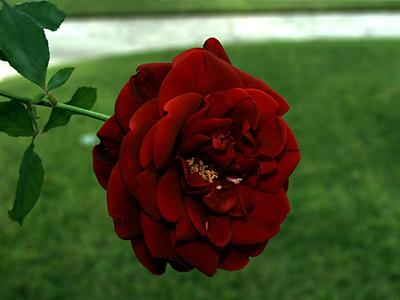
#> input picture datas/f3.jpg, 400 x 300 px
$ jupyter execute 'Numpy-图像处理-阈值处理.ipynb'   (shell and % lines are left out)
#> lines starting #> are read from the running program, lines starting #| are printed output that depends on the picture; after the words box and inside, x2 and y2 are one past the last pixel; in counts of white or black regions, pixels touching at a corner belong together
# 阈值处理

[cell 1]
import numpy as np
import imageio as imgio
import scipy as sci
import matplotlib.pyplot as plt
from scipy.signal import convolve2d
import skimage as ski
import skimage.color as skcolor
import skimage.io as skio
from scipy.ndimage.interpolation import zoom

[cell 2]
def simple_threshold(im, threshold=128):
    return ((im > threshold) * 255).astype("uint8")

[cell 3]
src = skio.imread('../datas/f3.jpg')
#> src is the input picture: shape (300, 400, 3); mean R, G, B 72.4, 78.6, 41.2
gray = ski.img_as_ubyte(skcolor.rgb2gray(src))
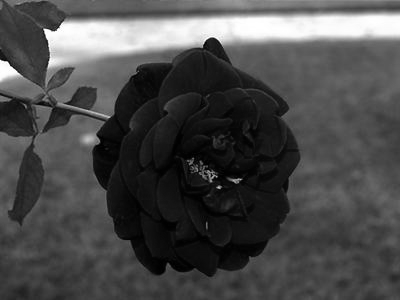
#> gray: shape (300, 400); min 0, max 255, mean 74.6

[cell 4]
dst = simple_threshold(gray,threshold=38)
#> in simple_threshold, `return ((im > threshold) * 255).astype("uint8")`:
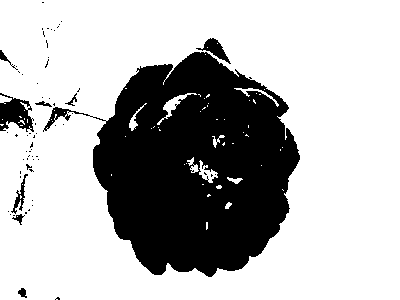
#> returned value: shape (300, 400); 70.8% white; 65 black regions (56 under 20 px), largest, box (x1, y1, x2, y2) and area: (43, 52, 300, 277) 33381, (0, 93, 34, 132) 768, (196, 38, 231, 64) 312

[cell 5]
plt.imshow(dst,'gray')

[cell 6]
def otsu_threshold(im):

    pixel_counts = [np.sum(im == i) for i in range(256)]
#> pixel_counts = 256 values, max 1867 at index 19, min 26 at index 176, mean 468.8
    # 得到图片的以0-255索引的像素值个数列表
    s_max = (0,-10)
    ss = []
    for threshold in range(256):
    # 遍历所有阈值，根据公式挑选出最好的

        # 更新
        w_0 = sum(pixel_counts[:threshold]) # 得到阈值以下像素个数
        w_1 = sum(pixel_counts[threshold:]) # 得到阈值以上像素个数

        mu_0 = sum([i * pixel_counts[i] for i in range(0,threshold)]) / w_0 if w_0 > 0 else 0
        # 得到阈值下所有像素的均值
        # 注意 if else 用法意义： 如果 w_0 > 0 则 mu_0 = sum/w_0 否则 mu_0 = 0
        mu_1 = sum([i * pixel_counts[i] for i in range(threshold, 256)]) / w_1 if w_1 > 0 else 0
        # 得到阈值上所有像素的均值

        # 根据公式计算
        s = 1.0 * w_0 * w_1 * (mu_0 - mu_1) ** 2
        # 直接使用w_0 * w_1可能会造成整数相乘溢出，所以先乘一个1.0变为浮点数
        ss.append(s)

        # 取最大的
        if s > s_max[1]:
            s_max = (threshold, s)
#> this loop made 256 passes
#> (w_0, w_1, mu_0, mu_1, s, s_max) on pass 1: (0, 120000, 0, 74.61, 0, (0, 0))
#> (w_0, w_1, mu_0, mu_1, s_max) on passes 2 to 7: (34, 119966, 0, 74.63, (1, 2.27e+10)), (312, 119688, 0.891, 74.81, (2, 2.04e+11)), (726, 119274, 1.52, 75.06, (3, 4.68e+11)), (1359, 118641, 2.21, 75.44, (4, 8.65e+11)), (2055, 117945, 2.82, 75.86, (5, 1.29e+12)), (2720, 117280, 3.35, 76.27, (6, 1.7e+12))
#> after the loop, s_max = (140, 3.36e+13); ss = 256 values, max 3.36e+13 at index 140, min 0 at index 0, mean 2.47e+13

    return s_max[0]

[cell 7]
thresh = otsu_threshold(gray)
#> thresh = 140
dst = simple_threshold(gray,threshold=thresh)
#> call 2 of simple_threshold, with threshold = 140
#> in simple_threshold (call 2), `return ((im > threshold) * 255).astype("uint8")`:
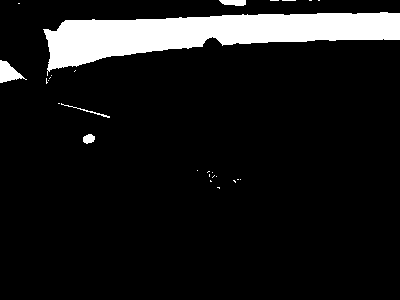
#> returned value: shape (300, 400); 9.8% white; 27 white regions (22 under 20 px), largest, box (x1, y1, x2, y2) and area: (43, 12, 400, 76) 11070, (0, 60, 27, 83) 322, (219, 0, 246, 6) 133, (83, 134, 95, 144) 90, (61, 103, 110, 118) 74
print(thresh)
#| 140

$ run again, with datas/f1.jpg copied over datas/f3.jpg
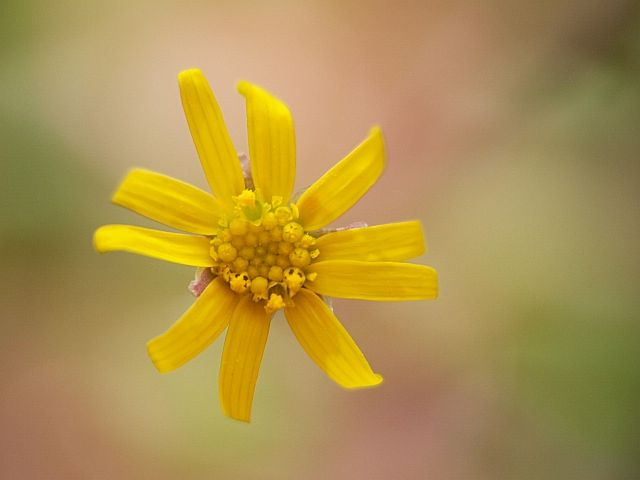
#> input picture datas/f1.jpg, 640 x 480 px
#> src is the input picture: shape (480, 640, 3); mean R, G, B 173.2, 145.8, 78.8
#> in simple_threshold, `return ((im > threshold) * 255).astype("uint8")`:
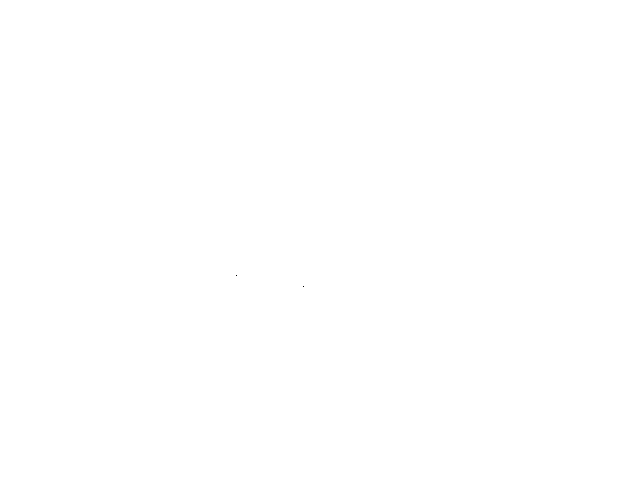
#> returned value: shape (480, 640); 100% white; black in thin lines or dots, all inside (x1, y1, x2, y2) = (236, 275, 304, 287)
#> pixel_counts = 256 values, max 5720 at index 152, min 0 at index 0, mean 1200
#> the loop in otsu_threshold, `for threshold in range(256):` made 256 passes
#> (w_0, w_1, mu_0, mu_1, s, s_max) on pass 1: (0, 307200, 0, 146.8, 0, (0, 0))
#> after the loop in otsu_threshold, `for threshold in range(256):`: s_max = (146, 3.87e+13); ss = 256 values, max 3.87e+13 at index 146, min 0 at index 0, mean 9.97e+12
#> thresh = 146
#> in simple_threshold (call 2), `return ((im > threshold) * 255).astype("uint8")`:
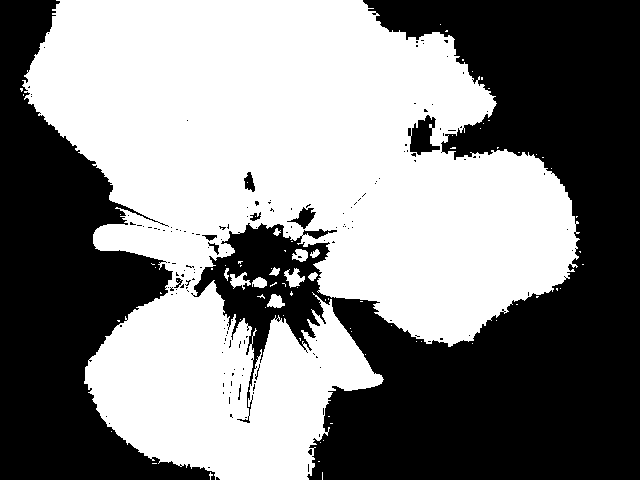
#> returned value: shape (480, 640); 51.7% white; 158 black regions (147 under 20 px), largest, box (x1, y1, x2, y2) and area: (191, 0, 640, 480) 99946, (0, 0, 215, 480) 46460, (408, 115, 440, 155) 718
#| 146

$ run again, with datas/f4.jpg copied over datas/f3.jpg
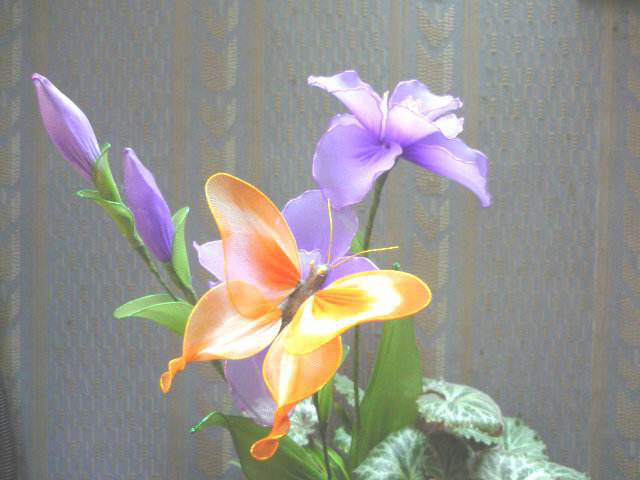
#> input picture datas/f4.jpg, 640 x 480 px
#> src is the input picture: shape (480, 640, 3); mean R, G, B 150.1, 147.8, 142.8
#> `gray = ski.img_as_ubyte(skcolor.rgb2gray(src))`:
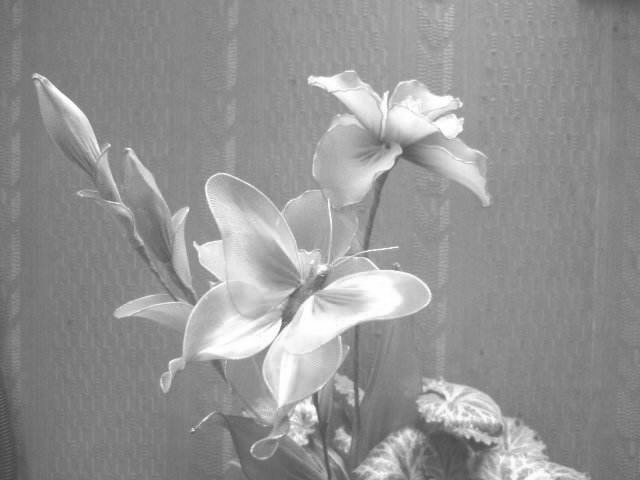
#> gray: shape (480, 640); min 66, max 255, mean 147.9
#> pixel_counts = 256 values, max 6882 at index 133, min 0 at index 0, mean 1200
#> the loop in otsu_threshold, `for threshold in range(256):` made 256 passes
#> (w_0, w_1, mu_0, mu_1, s, s_max) on pass 1: (0, 307200, 0, 147.9, 0, (0, 0))
#> after the loop in otsu_threshold, `for threshold in range(256):`: s_max = (173, 7.19e+13); ss = 256 values, max 7.19e+13 at index 173, min 0 at index 0, mean 2.73e+13
#> thresh = 173
#> in simple_threshold (call 2), `return ((im > threshold) * 255).astype("uint8")`:
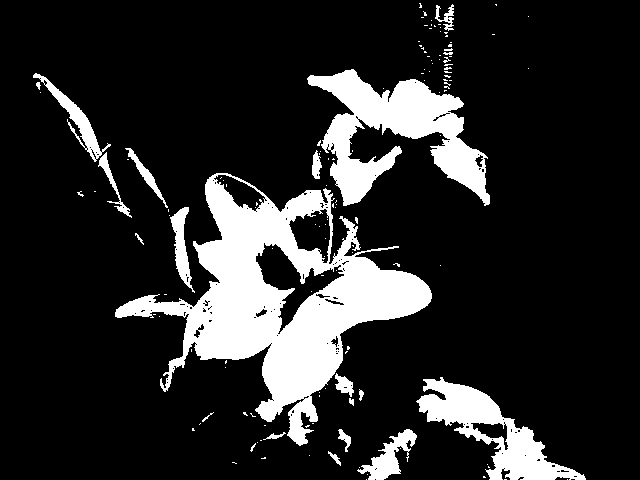
#> returned value: shape (480, 640); 16.4% white; 137 white regions (116 under 20 px), largest, box (x1, y1, x2, y2) and area: (115, 173, 432, 446) 28302, (307, 69, 490, 206) 10683, (416, 377, 586, 480) 5782
#| 173
